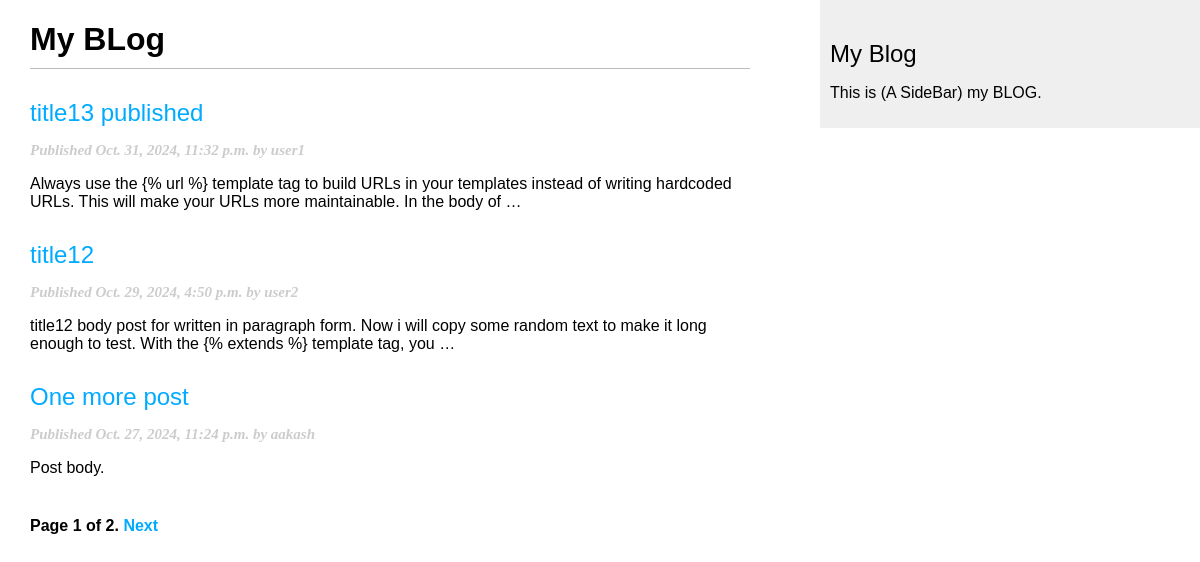
/blog/, run on an earlier commit of the app's database.
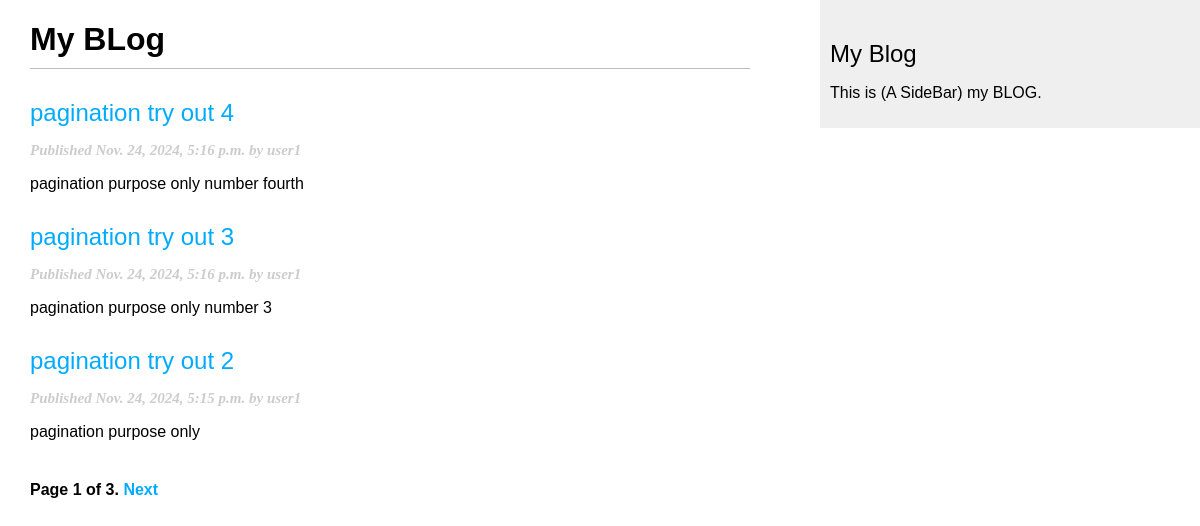
And on a later commit of the database.
### blog/models.py (models this page shows, shortened)
class Post(models.Model):
    class Status(models.TextChoices):
        DRAFT = 'DF', 'Draft'
        PUBLISHED = 'Pb', 'Published'
    title = models.CharField(max_length=250)
    slug = models.SlugField(
        max_length=250,
        unique_for_date='publish'
    )
    author = models.ForeignKey(settings.AUTH_USER_MODEL, on_delete=models.CASCADE, related_name='blog_posts')
    body = models.TextField()
    publish = models.DateTimeField(default=timezone.now)
    created_on = models.DateTimeField(auto_now_add=True)
    updated_on = models.DateTimeField(auto_now=True)
    status = models.CharField(
        max_length=2,
        choices=Status,
        default=Status.DRAFT
    )
    objects = models.Manager()  # The default manager.
    published = PublishedManager()  # Our custom manager
    class Meta:
        ordering = ['-publish']
        indexes = [
            models.Index(fields=['-publish']),
        ]
    def get_absolute_url(self):
        return reverse('blog:post_detail', args=[
                                                 self.publish.year,
                                                 self.publish.month,
                                                 self.publish.day,
                                                 self.slug
                                                 ]
                       )

### blog/views.py (the view)
# urls.py: path('', views.post_list, name='post_list'),
def post_list(request):
    published_list = Post.published.all()
    paginator = Paginator(published_list, 3)
    page_number = request.GET.get('page', 1)
    posts = paginator.page(page_number)
    return render(
        request,
        'blog/post/list.html',
        {'posts': posts}
    )

### blog/models.py (called while the page is built)
    def get_queryset(self):
        return (
            super().get_queryset().filter(status=Post.Status.PUBLISHED)
        )

### blog/templates/blog/post/list.html (shortened to what this page needs)
{% extends "blog/base.html" %}
{% block content %}
    <h1>My BLog</h1>
    {% for post in posts %}
        <h2>
            <a href="{{ post.get_absolute_url }}">
                {{ post.title }}
            </a>
        </h2>
        <p class="date">
            Published {{ post.publish }} by {{ post.author }}
        </p>
        {{ post.body|truncatewords:30|linebreaks }}
    {% endfor %}
    {% include "pagination.html" with page=posts %}
{% endblock %}

### blog/templates/blog/base.html (shortened to what this page needs)
{% load static %}
<!DOCTYPE html>
<html lang="eng">
<head>
    <link href="{% static "css/blog.css" %}" rel="stylesheet">
</head>
<body>
    <div id="content">
        {% block content %}
        {% endblock %}
    </div>
    <div id="sidebar">
        <h2>My Blog </h2>
        <p>This is (A SideBar) my BLOG.</p>
    </div>
</body>
</html>

### blog/templates/pagination.html (shortened to what this page needs)
<div class="pagination">
    <span class="step-links">
        <span class="current">
            Page {{ page.number }} of {{ page.paginator.num_pages }}.
        </span>
        {%  if page.has_next %}
            <a href="?page={{ page.next_page_number }}">Next</a>
        {% endif %}
    </span>
</div>

### blog/static/css/blog.css (style rules this page uses)
body { margin:0; padding:0; font-family:helvetica, sans-serif; }
a { color:#00abff; text-decoration:none; }
h1 { font-weight:bolder; border-bottom:1px solid #bbb; padding:0 0 10px 0; }
h2 { font-weight:normal; margin:30px 0 0; }
#content { float:left; width:60%; padding:0 0 0 30px; }
#sidebar { float:right; width:30%; padding:10px; background:#efefef; height:100%; }
p.date { color:#ccc; font-family: georgia, serif; font-size: 15px; font-weight: bolder; font-style: italic; }
.pagination { margin:40px 0; font-weight:bold; }

What changed in the data, as far as the page shows it:
no longer on this page (row unchanged): Post: title "title13 published", publish "Oct. 31, 2024, 11:32 p.m.", author "user1", body "Always use the {% url %} template tag to build URLs in your templates instead of writing hardcoded URLs. This will make your URLs more maintainable. In the body of …"
no longer on this page (row unchanged): Post: title "title12", publish "Oct. 29, 2024, 4:50 p.m.", author "user2", body "title12 body post for written in paragraph form. Now i will copy some random text to make it long enough to test. With the {% extends %} template tag, you …"
no longer on this page (row unchanged): Post: title "One more post", publish "Oct. 27, 2024, 11:24 p.m.", author "aakash", body "Post body."
added Post: title "pagination try out 4", publish "Nov. 24, 2024, 5:16 p.m.", author "user1", body "pagination purpose only number fourth"
added Post: title "pagination try out 3", publish "Nov. 24, 2024, 5:16 p.m.", author "user1", body "pagination purpose only number 3"
added Post: title "pagination try out 2", publish "Nov. 24, 2024, 5:15 p.m.", author "user1", body "pagination purpose only"
Also different on the page:
{{ page.paginator.num_pages }}: "2" → "3"
